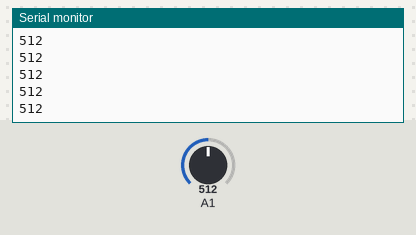
Simulated run of this sketch. Board: Arduino Uno, built with avr-gcc and run on an emulated ATmega328P. Parts: the last lines printed to the serial monitor. The test bench sets the inputs (shaded band); at power-on: A1 = 512.

Above: at 1.2 s.
1.3 s: A1 set to 716
At 1.9 s:
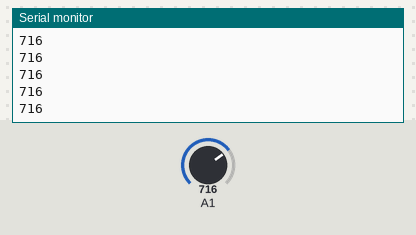
2.8 s: A1 set to 900
At 3.6 s:
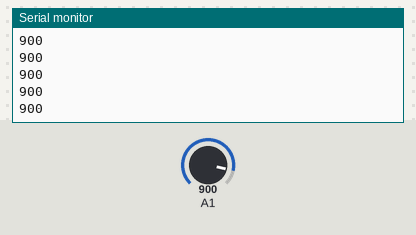
Timing chart, 0 to 5.8 s (numbered marks = the images above; inputs shaded):
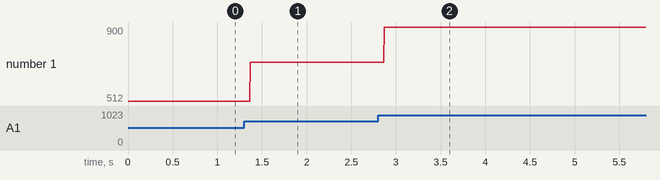

The sketch:

DataCollection.ino
```cpp
void setup() {
  // put your setup code here, to run once:
Serial.begin(9600);
//pinMode( 13, OUTPUT);
//pinMode( 11, OUTPUT);
//pinMode( 9, OUTPUT);
//pinMode( 7, OUTPUT);

}

void loop() {
  // put your main code here, to run repeatedly:
int x=analogRead(A1);
Serial.println(x);
delay(1);

}
```

Measured:
- after the input at 1.3 s, the serial monitor: prints a new line after 0.07 s (image 1)
- after the input at 2.8 s, the serial monitor: prints a new line after 0.07 s (image 2)
- plotted number 1: 512 → 716 after the input at 1.3 s, 716 → 900 after the input at 2.8 s
